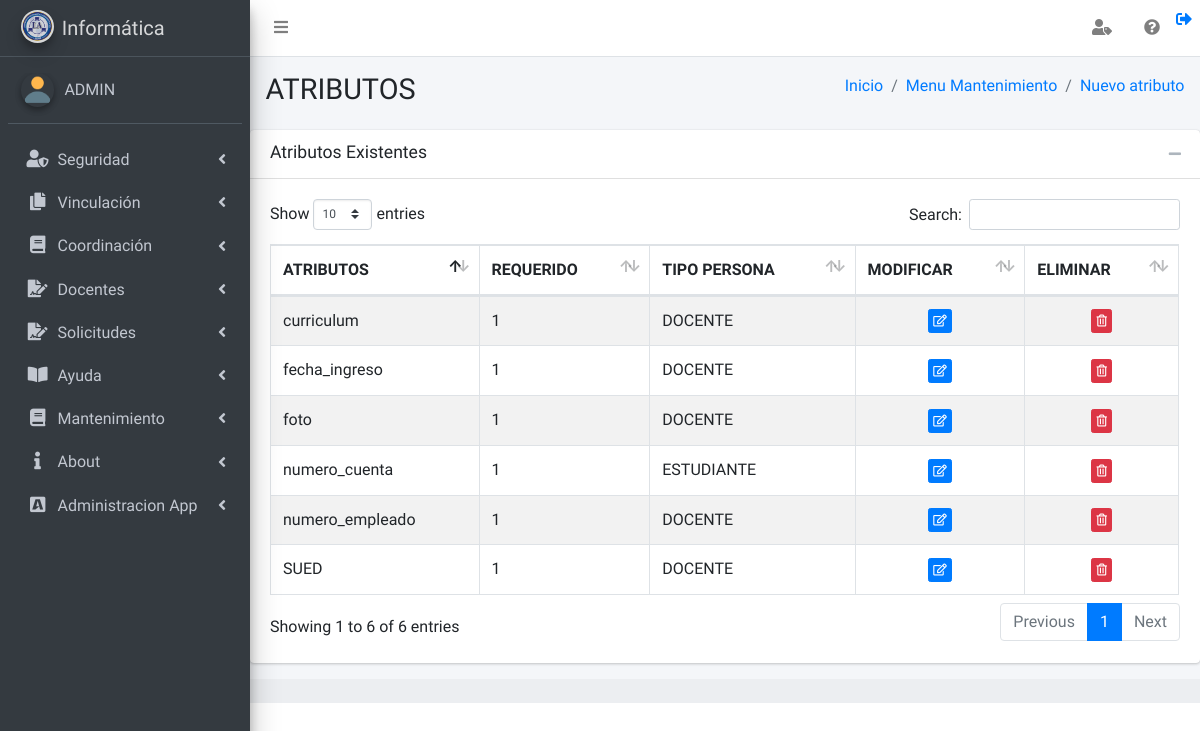
Screenshot of /vistas/mantenimiento_atributos_vista.php?msj=3 (signed in) with the database file from the repository.
### tables this page shows
CREATE TABLE `tbl_atributos` (
  `id_atributos` int(11) NOT NULL,
  `atributo` varchar(50) NOT NULL,
  `requerido` varchar(50) NOT NULL,
  `id_tipo_persona` int(11) NOT NULL,
  `Fecha_creacion` datetime DEFAULT NULL,
  `Creado_por` varchar(50) DEFAULT NULL,
  `Fecha_modificacion` datetime DEFAULT NULL,
  `Modificado_por` varchar(50) DEFAULT NULL
);

### clases/funcion_visualizar.php (called while the page is built)
<?php
function permiso_ver($pantalla)
{
require ('../clases/Conexion.php');
$sql_permisos="select pu.visualizar as Ver from tbl_permisos_usuarios pu ,tbl_objetos p,tbl_usuarios u ,tbl_roles r where r.id_rol=pu.id_rol and r.id_rol=u.id_rol and pu.id_objeto=p.id_objeto and u.id_usuario=$_SESSION[id_usuario] and p.id_objeto=$pantalla ";
$resultado_permisos = $mysqli->query($sql_permisos);
$permiso_ver= mysqli_fetch_array($resultado_permisos);
return $permiso_ver['Ver'];
}
?>

### vistas/mantenimiento_atributos_vista.php (the view, shortened to what this page needs)
<?php
require_once('../vistas/pagina_inicio_vista.php');
require_once('../clases/funcion_bitacora.php');
require_once('../clases/funcion_visualizar.php');
require_once('../clases/funcion_permisos.php');
$Id_objeto = 80;
$visualizacion = permiso_ver($Id_objeto);
if ($visualizacion == 0) {
  echo '<script type="text/javascript">
                              swal({
                                   title:"",
                                   text:"Lo sentimos no tiene permiso de visualizar la pantalla",
                                   type: "error",
                                   showConfirmButton: false,
                                   timer: 3000
                                });
                           window.location = "../vistas/menu_roles_vista.php";
                            </script>';
} else {
  $sqltabla = "SELECT *,
  (SELECT tp.tipo_persona from tbl_tipos_persona as tp where tp.id_tipo_persona=tbl_atributos.id_tipo_persona LIMIT 1) AS  tipo_persona
   from tbl_atributos";
  $resultadotabla = $mysqli->query($sqltabla);
?>
<?php
}
?>
<!DOCTYPE html>
<html>
<head>
<link rel="stylesheet" type="text/css" href="../plugins/datatables/DataTables-1.10.18/css/dataTables.bootstrap4.min.css">
<link rel=" stylesheet" type="text/css" href="https://cdnjs.cloudflare.com/ajax/libs/pdfmake/0.1.53/pdfmake.min.js">
</head>
<body>
  <div class="content-wrapper">
    <section class="content-header">
      <div class="container-fluid">
        <div class="row mb-2">
          <div class="col-sm-6">
            <h1>ATRIBUTOS
            </h1>
          </div>
          <div class="col-sm-6">
            <ol class="breadcrumb float-sm-right">
              <li class="breadcrumb-item"><a href="../vistas/pagina_principal_vista.php">Inicio</a></li>
              <li class="breadcrumb-item active"><a href="../vistas/menu_mantenimiento.php">Menu Mantenimiento</a></li>
              <li class="breadcrumb-item active"><a href="../vistas/mantenimiento_crear_atributo_vista.php">Nuevo atributo</a></li>
            </ol>
          </div>
        </div>
      </div>
    </section>
    <div class="card card-default">
      <div class="card-header">
        <h3 class="card-title">Atributos Existentes</h3>
        <div class="card-tools">
          <button type="button" class="btn btn-tool" data-card-widget="collapse"><i class="fas fa-minus"></i></button>
        </div>
        <br>
      </div>
      <div class="card-body">
        <table id="tabla1" class="table table-bordered table-striped">
          <thead>
            <tr>
              <th>ATRIBUTOS</th>
              <th>REQUERIDO </th>
              <th>TIPO PERSONA </th>
              <th>MODIFICAR</th>
              <th>ELIMINAR</th>
            </tr>
          </thead>
          <tbody>
            <?php while ($row = $resultadotabla->fetch_array(MYSQLI_ASSOC)) { ?>
              <tr>
                <td><?php echo $row['atributo']; ?></td>
                <td><?php echo $row['requerido']; ?></td>
                <td><?php echo $row['tipo_persona']; ?></td>
                <td style="text-align: center;">
                  <a href="../vistas/mantenimiento_atributos_vista.php?atributo=<?php echo $row['atributo']; ?>" class="btn btn-primary btn-raised btn-xs">
                    <i class="far fa-edit" style="display:<?php echo $_SESSION['modificar_atributo'] ?> "></i>
                  </a>
                </td>
                <td style="text-align: center;">
                  <form action="../Controlador/eliminar_atributo_controlador.php?atributo=<?php echo $row['atributo']; ?>" method="POST" class="FormularioAjax" data-form="delete" autocomplete="off">
                    <button type="submit" class="btn btn-danger btn-raised btn-xs">
                      <i class="far fa-trash-alt" style="display:<?php echo $_SESSION['eliminar_atributo'] ?> "></i>
                    </button>
                  </form>
                </td>
              </tr>
            <?php } ?>
          </tbody>
        </table>
      </div>
    </div>
    <div class="card-footer">
    </div>
  </div>
</body>
</html>

### rows the page displays
tbl_atributos: atributo "numero_empleado", requerido "1", tipo_persona "DOCENTE"
tbl_atributos: atributo "fecha_ingreso", requerido "1", tipo_persona "DOCENTE"
tbl_atributos: atributo "curriculum", requerido "1", tipo_persona "DOCENTE"
tbl_atributos: atributo "foto", requerido "1", tipo_persona "DOCENTE"
tbl_atributos: atributo "numero_cuenta", requerido "1", tipo_persona "ESTUDIANTE"
tbl_atributos: atributo "SUED", requerido "1", tipo_persona "DOCENTE"

### other values shown
$_SESSION['usuario'] "ADMIN"
